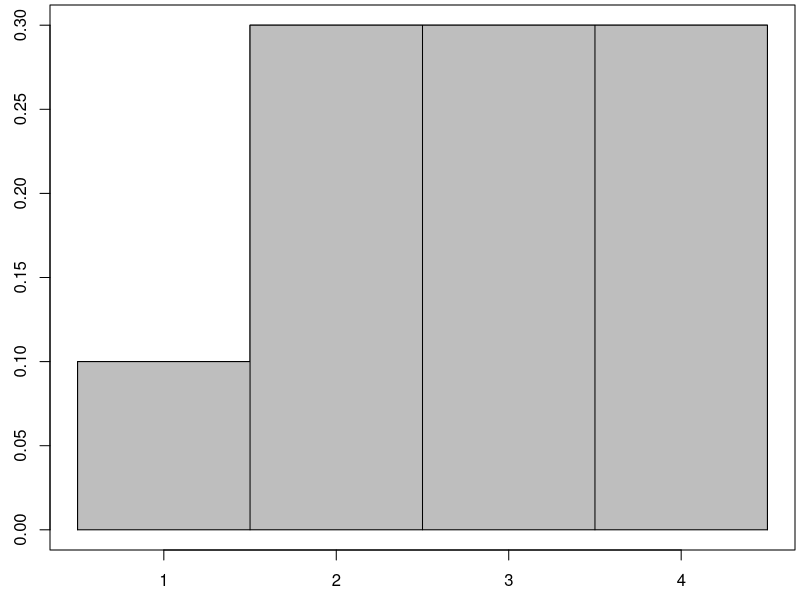
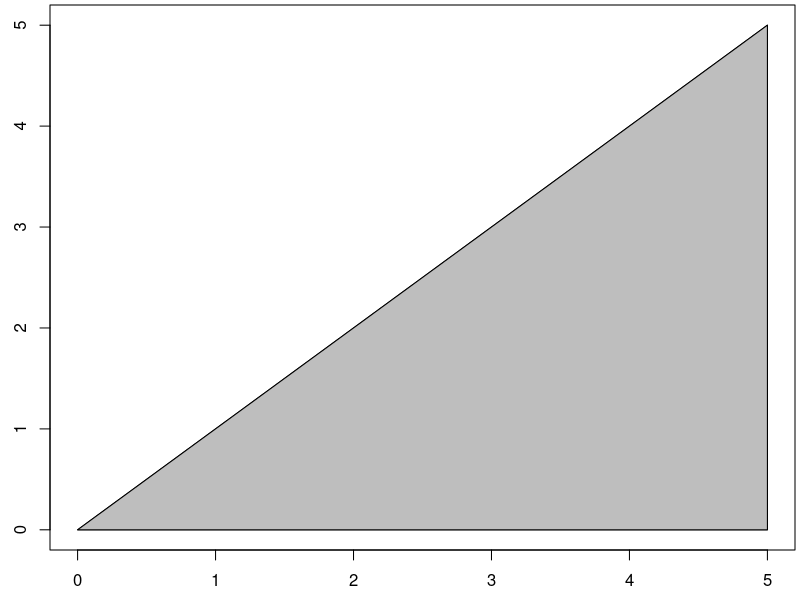
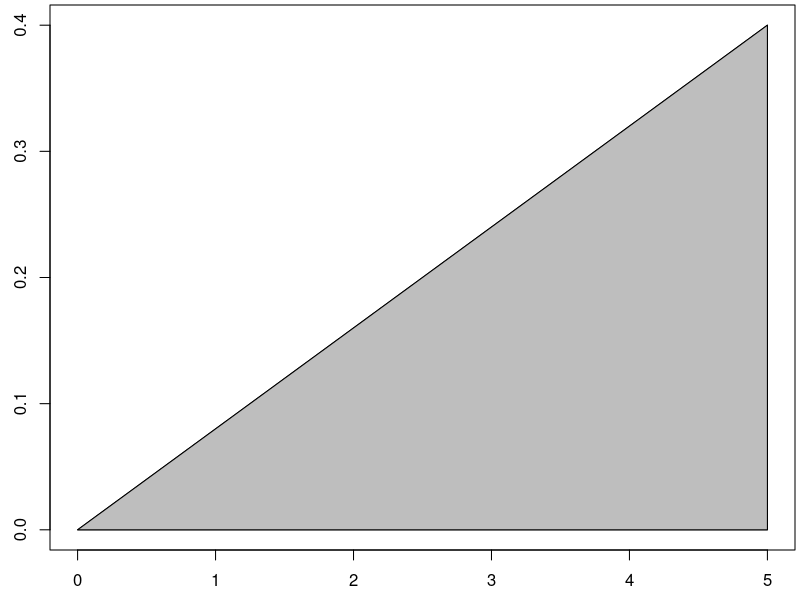

These charts were generated, in order, by the following R code:
library(knitr)

#Shades a rug diagram for a probability mass function. 
#Inputs: 
#  x - a vector of data points
#  p - a corresponding vector of probabilities or frequencies
#All widths are 1 unit wide. 
draw_pmf <- function(x,p){
  xs <- c(rbind(x-1/2,x-1/2,x+1/2,x+1/2))
  px <- c(rbind(0,p,p,0))
  par(mar=c(2.5,2.5,0.25,0.25))
  plot.new()
  plot(xs,px,type="l")
  polygon(xs,px,col="gray")
}

#Shades a rug diagram (shades area under) for a function f from a to b. 
#Inputs: 
#  f - a function f(x)
#  a - left end of the rug
#  b - right end of the rug
#  num_points - how many point are sent into f for plotting. 
draw_rug <- function(f,a,b,num_points=100){
  x <- c(a,seq(a,b,(b-a)/num_points),b,a)
  y <- c(0,f(seq(a,b,(b-a)/num_points)),0,0)
  par(mar=c(2.5,2.5,0.25,0.25))
  plot(x,y,type = "l")
  polygon(x,y,col="gray")
}

#Draws rectangles over the top of a given function.
#The midpoint of top of each rectangle passes through the function. 
#  f - a function f(x)
#  a - left end of graph
#  b - right end of graph
#  num_rectangles - how many rectangles to plot.
#  method - One of "left", "right", or "mid".  Defaults to mid.
draw_rect_approx <- function(f,a,b,num_rectangles, method = "mid"){
  n <- num_rectangles
  dx <- (b-a)/n
  x <- c(a,seq(a,b,dx/100),b,a)
  y <- c(0,f(seq(a,b,dx/100)),0,0)
  par(mar=c(2.5,2.5,0.25,0.25))
  plot(x,y,type = "l")
  
  if(method == "left"){
    xi <- seq(a+0*dx/2,b-dx/2,dx)
    lines(xi,f(xi),type = "h")
    lines(xi,f(xi),type = "s")
    lines(c(xi[n],xi[n]+dx),f(c(xi[n],xi[n])),type = "l")
    lines(c(xi[n],xi[n]+dx),f(c(xi[n],xi[n])),type = "h")
  }
  else if(method == "right"){
    xi <- seq(a+dx,b+dx/2,dx)
    lines(xi-dx,f(xi),type = "h")
    lines(xi-dx,f(xi),type = "s")
    lines(c(xi[n]-dx,xi[n]),f(c(xi[n],xi[n])),type = "l")
    lines(c(xi[n]-dx,xi[n]),f(c(xi[n],xi[n])),type = "h")
  } 
  else{#Use midpoint
    xi <- seq(a+dx/2,b,dx)
    lines(xi-dx/2,f(xi),type = "h")
    lines(xi-dx/2,f(xi),type = "s")
    lines(c(xi[n]-dx/2,xi[n]+dx/2),f(c(xi[n],xi[n])),type = "l")
    lines(c(xi[n]-dx/2,xi[n]+dx/2),f(c(xi[n],xi[n])),type = "h")
  }
}




#Shades a rug diagram for a probability mass function. 
#Inputs: 
#  x - a vector of data points
#  p - a corresponding vector of probabilities or frequencies
#All widths are 1 unit wide. 
draw_pmf <- function(x,p){
  xs <- c(rbind(x-1/2,x-1/2,x+1/2,x+1/2))
  px <- c(rbind(0,p,p,0))
  par(mar=c(2.5,2.5,0.25,0.25))
  plot.new()
  plot(xs,px,type="l")
  polygon(xs,px,col="gray")
}

x <- c(  1,  2,  3,  4)
p <- c(0.1,0.3,0.3,0.3)
draw_pmf(x,p)
sum(x*p)

.5/12.5
1/5
5-5/3

g <- function(x){x}
draw_rug(g,0,5)

f <- function(x){1/12.5*g(x)}
draw_rug(f,0,5)
5*0.4*0.5
f(1)
